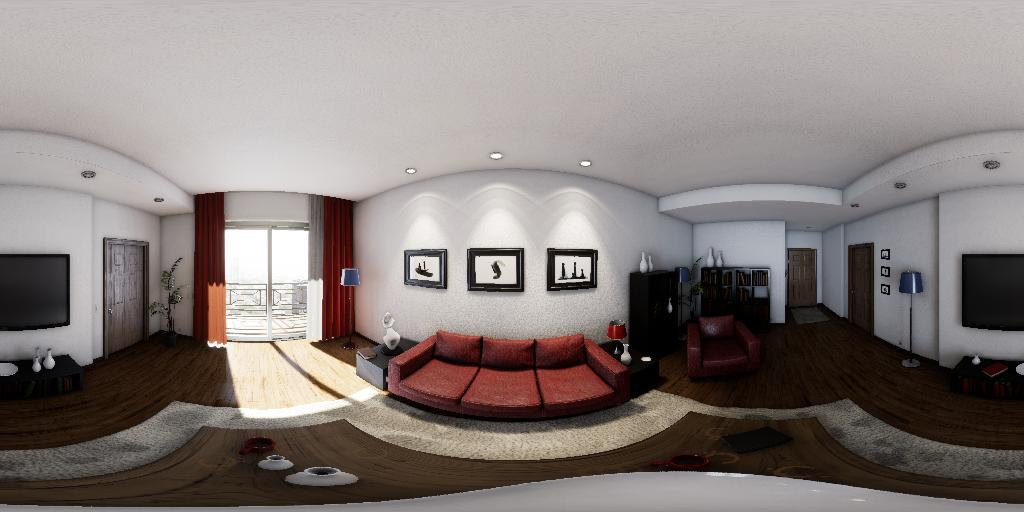
#> input picture examples/equirec1.jpg, 1024 x 512 px
$ python -i CFL_data.py   (imports and definitions only)
#> lines starting #> are read from the running program, lines starting #| are printed output that depends on the picture
from PIL import Image,ImageFilter
import numpy as np
import os,time,cv2
import programs.functions as f
import math
from tqdm import tqdm

# [68 lines left out: functions inlist, targets, gaussian_blur, png2jpg, not called in this run]

def setCFLfolder(path):
	if not os.path.exists("{}EM_gt/".format(path)):
		os.makedirs("{}EM_gt/".format(path))
	if not os.path.exists("{}CM_gt/".format(path)):
		os.makedirs("{}CM_gt/".format(path))
	if not os.path.exists("{}VP_gt/".format(path)):
		os.makedirs("{}VP_gt/".format(path))
	if not os.path.exists("{}HL_gt/".format(path)):
		os.makedirs("{}HL_gt/".format(path))
	if not os.path.exists("{}RGB/".format(path)):
		os.makedirs("{}RGB/".format(path))

def get_nc_targets(scene):
	if not cv2.useOptimized():
		print('Turn on the Optimizer')
		cv2.setUseOptimized(True)
	path = 'nc_pano/object_mask/'
	setCFLfolder('CFL/nc_pano/')
	img_list = os.listdir(path)
	print(img_list)
	for img_name in tqdm(img_list):
		if 'txt' in img_name:
			continue
		targets(path,img_name[:-4],'CFL/nc_pano/',scene)


# [84 lines left out: function get_images, not called in this run]


>>> import cv2
>>> picture = cv2.imread('../../../examples/equirec1.jpg', cv2.IMREAD_GRAYSCALE)
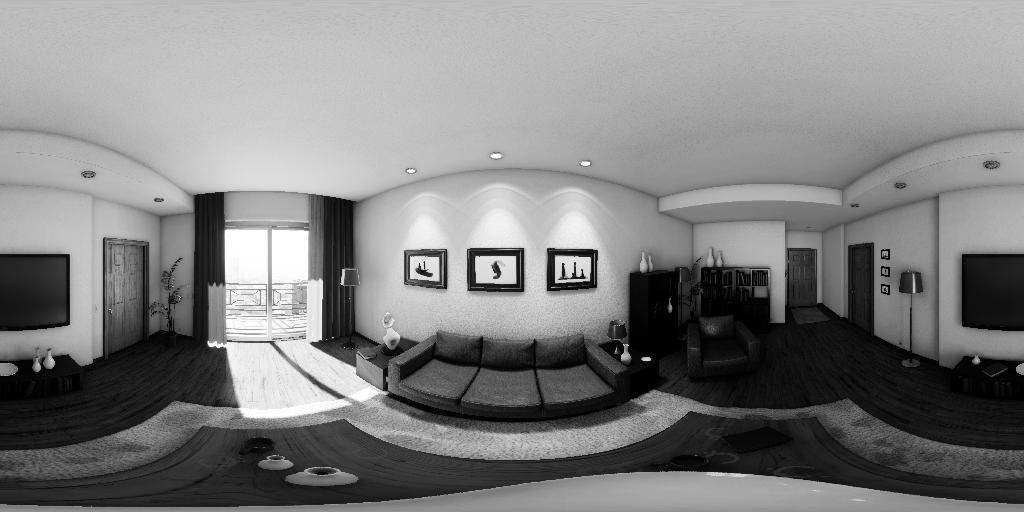
#> picture: shape (512, 1024); min 0, max 255, mean 128.3
>>> result = get_nc_targets(picture)
#> (the run stopped early here; a loop or call above may not have finished)

$ run again, on examples/conic1.png
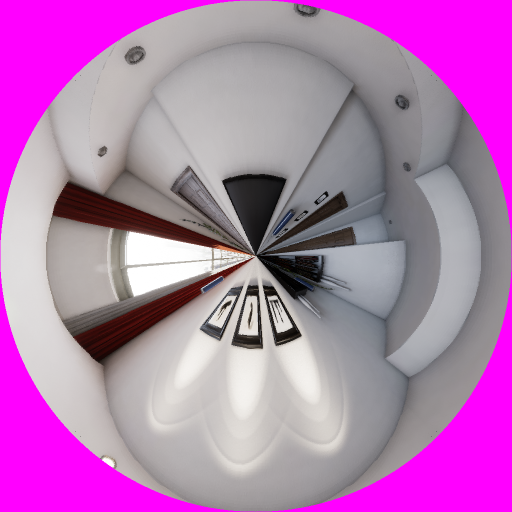
#> input picture examples/conic1.png, 1024 x 1024 px (shown at 1/2 size)
#> `picture = cv2.imread('../../../examples/equirec1.jpg', cv2.IMREAD_GRAY..`:
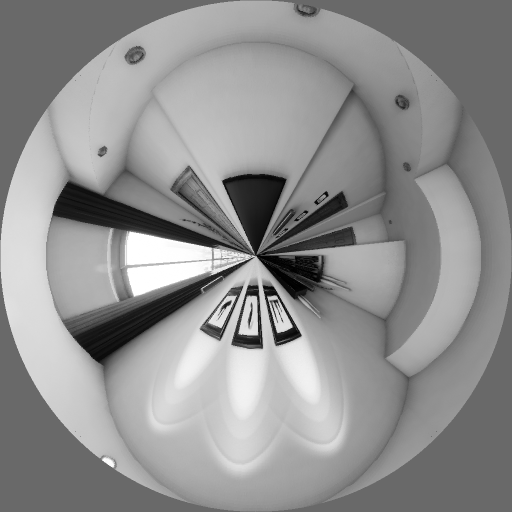
#> picture: shape (1024, 1024) (shown at 1/2 size); min 0, max 255, mean 143.9

$ run again, on examples/conic2.png
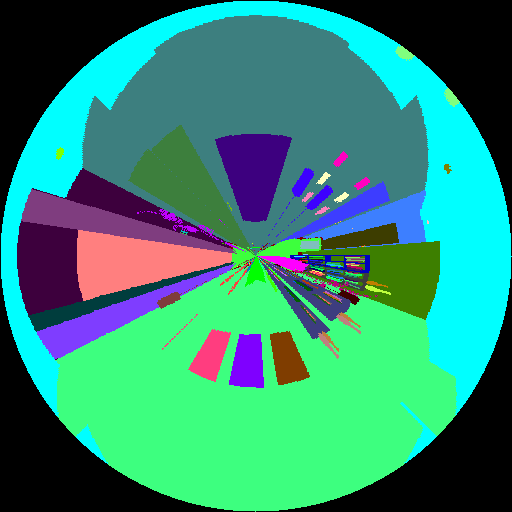
#> input picture examples/conic2.png, 512 x 512 px
#> `picture = cv2.imread('../../../examples/equirec1.jpg', cv2.IMREAD_GRAY..`:
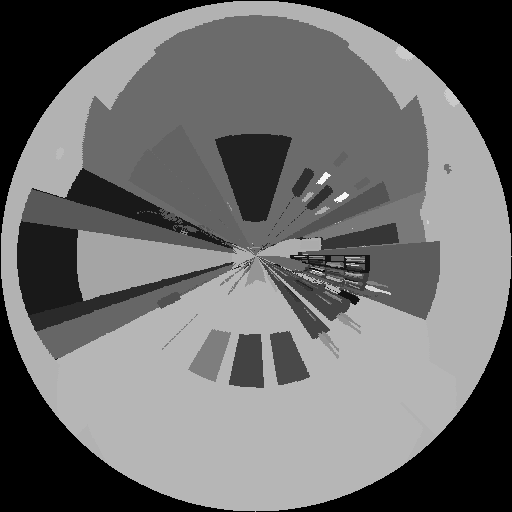
#> picture: shape (512, 512); min 0, max 247, mean 108.2
